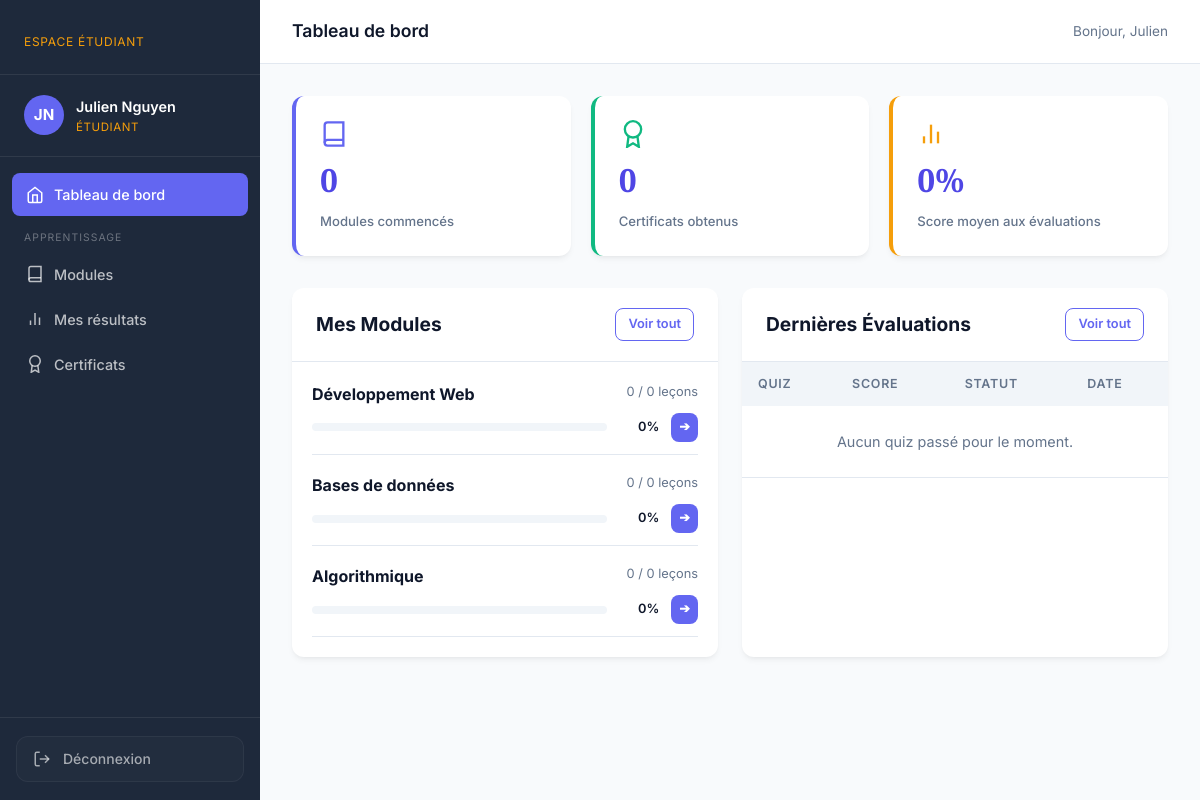
The app's page /student/dashboard.php (signed in) with its own data.
### tables this page shows
CREATE TABLE modules (
    id          INT AUTO_INCREMENT PRIMARY KEY,
    titre       VARCHAR(255)  NOT NULL,
    description TEXT,
    created_by  INT           NOT NULL,
    created_at  DATETIME      DEFAULT CURRENT_TIMESTAMP,
    updated_at  DATETIME      DEFAULT CURRENT_TIMESTAMP ON UPDATE CURRENT_TIMESTAMP,
    FOREIGN KEY (created_by) REFERENCES users(id) ON DELETE CASCADE
);

### includes/auth.php (called while the page is built, shortened)
<?php
function currentUser(): array {
    return [
        'id'     => $_SESSION['user_id']  ?? null,
        'nom'    => $_SESSION['nom']      ?? '',
        'prenom' => $_SESSION['prenom']   ?? '',
        'email'  => $_SESSION['email']    ?? '',
        'role'   => $_SESSION['role']     ?? '',
    ];
}

### student/dashboard.php (the view, shortened to what this page needs)
<?php
require_once '../includes/auth.php';
$db = getDB();
$user = currentUser();
$student_id = $user['id'];
$stats = [
    'started_modules' => $db->query("SELECT COUNT(*) FROM progress WHERE student_id = {$student_id} AND pourcentage > 0")->fetchColumn(),
    'certificates'    => $db->query("SELECT COUNT(*) FROM certificates WHERE student_id = {$student_id}")->fetchColumn(),
    'avg_score'       => round((float)$db->query("SELECT AVG(pourcentage) FROM results WHERE student_id = {$student_id}")->fetchColumn(), 1)
];
$stmt_modules = $db->prepare("
    SELECT m.*,
           COALESCE(p.pourcentage, 0.00) AS pourcentage,
           COALESCE(p.lessons_done, 0) AS lessons_done,
           (SELECT COUNT(l.id) FROM lessons l JOIN courses c ON c.id = l.course_id WHERE c.module_id = m.id) AS total_lessons
    FROM modules m
    LEFT JOIN progress p ON p.module_id = m.id AND p.student_id = ?
    ORDER BY m.created_at DESC
    LIMIT 6
");
$stmt_modules->execute([$student_id]);
$modules = $stmt_modules->fetchAll();
$stmt_results = $db->prepare("
    SELECT r.*, q.titre AS quiz_titre, l.titre AS lesson_titre
    FROM results r
    JOIN quizzes q ON q.id = r.quiz_id
    JOIN lessons l ON l.id = r.lesson_id
    WHERE r.student_id = ?
    ORDER BY r.taken_at DESC
    LIMIT 5
");
$stmt_results->execute([$student_id]);
$recentResults = $stmt_results->fetchAll();
?>
<!DOCTYPE html>
<html lang="fr">
<head>
  <link rel="stylesheet" href="../assets/css/style.css">
</head>
<body>
<div class="shell">
  <?php include '../includes/sidebar_student.php'; ?>
  <div class="main-content">
    <header class="topbar">
      <span class="topbar-title">Tableau de bord</span>
      <div class="topbar-right">
        <span class="topbar-greeting">Bonjour, <?= htmlspecialchars($user['prenom']) ?></span>
      </div>
    </header>
    <main class="page-body">
      <div class="stats-grid">
        <div class="stat-card">
          <div class="stat-icon">
            <svg viewBox="0 0 24 24"><path d="M4 19.5A2.5 2.5 0 0 1 6.5 17H20"></path><path d="M6.5 2H20v20H6.5A2.5 2.5 0 0 1 4 19.5v-15A2.5 2.5 0 0 1 6.5 2z"></path></svg>
          </div>
          <div class="stat-value"><?= $stats['started_modules'] ?></div>
          <div class="stat-label">Modules commencés</div>
        </div>
        <div class="stat-card accent-green">
          <div class="stat-icon">
            <svg viewBox="0 0 24 24"><circle cx="12" cy="8" r="7"></circle><polyline points="8.21 13.89 7 23 12 20 17 23 15.79 13.88"></polyline></svg>
          </div>
          <div class="stat-value"><?= $stats['certificates'] ?></div>
          <div class="stat-label">Certificats obtenus</div>
        </div>
        <div class="stat-card accent-amber">
          <div class="stat-icon">
            <svg viewBox="0 0 24 24"><line x1="18" y1="20" x2="18" y2="10"></line><line x1="12" y1="20" x2="12" y2="4"></line><line x1="6" y1="20" x2="6" y2="14"></line></svg>
          </div>
          <div class="stat-value"><?= $stats['avg_score'] ?>%</div>
          <div class="stat-label">Score moyen aux évaluations</div>
        </div>
      </div>
      <div style="display:grid;grid-template-columns:1fr 1fr;gap:24px;flex-wrap:wrap;" class="dashboard-sections">
        <div class="card">
          <div class="card-header">
            <h3>Mes Modules</h3>
            <a href="modules.php" class="btn btn-ghost btn-sm">Voir tout</a>
          </div>
          <div class="card-body">
            <?php if (empty($modules)): ?>
              <p class="text-muted">Aucun module disponible pour le moment.</p>
            <?php else: ?>
              <div style="display:flex;flex-direction:column;gap:18px;">
                <?php foreach ($modules as $m): ?>
                  <div style="border-bottom: 1px solid var(--border); padding-bottom: 12px; last-child: border-bottom-none;">
                    <div style="display:flex; justify-content:space-between; margin-bottom: 6px;">
                      <strong><?= htmlspecialchars($m['titre']) ?></strong>
                      <span class="text-muted" style="font-size:.8rem;"><?= $m['lessons_done'] ?> / <?= $m['total_lessons'] ?> leçons</span>
                    </div>
                    <div style="display:flex; align-items:center; gap:12px;">
                      <div class="progress-bar-wrap" style="flex:1;">
                      </div>
                      <span style="font-size:.8rem; font-weight:600; width: 40px; text-align:right;"><?= round($m['pourcentage']) ?>%</span>
                      <a href="courses.php?module_id=<?= $m['id'] ?>" class="btn btn-primary btn-sm btn-icon" style="padding:4px 8px;">➔</a>
                    </div>
                  </div>
                <?php endforeach; ?>
              </div>
            <?php endif; ?>
          </div>
        </div>
        <div class="card">
          <div class="card-header">
            <h3>Dernières Évaluations</h3>
            <a href="my_results.php" class="btn btn-ghost btn-sm">Voir tout</a>
          </div>
          <div class="table-wrap">
            <table>
              <thead>
                <tr>
                  <th>Quiz</th>
                  <th>Score</th>
                  <th>Statut</th>
                  <th>Date</th>
                </tr>
              </thead>
              <tbody>
                <?php if (empty($recentResults)): ?>
                  <tr>
                    <td colspan="4" class="text-center text-muted" style="padding:24px;">Aucun quiz passé pour le moment.</td>
                  </tr>
                <?php endif; ?>
              </tbody>
            </table>
          </div>
        </div>
      </div>
    </main>
  </div>
</div>
</body>
</html>

### assets/css/style.css (style rules this page uses)
:root { --primary: #4F46E5; --primary-light: #6366F1; --primary-dark: #0F172A; --sidebar-bg: #1E293B; --accent: #F59E0B; --accent-dark: #D97706; --success: #10B981; --danger: #EF4444; --warn: #F59E0B; --bg: #F8FAFC; --surface: #FFFFFF; --surface2: #F1F5F9; --border: #E2E8F0; --text: #0F172A; --text-muted: #64748B; --sidebar-w: 260px; --radius: 12px; --shadow: 0 4px 6px -1px rgba(0, 0, 0, 0.05), 0 2px 4px -2px rgba(0, 0, 0, 0.05); --shadow-lg: 0 10px 15px -3px rgba(0, 0, 0, 0.07), 0 4px 6px -4px rgba(0, 0, 0, 0.07); --transition: 0.2s cubic-bezier(0.4, 0, 0.2, 1); }
*, *::before, *::after { box-sizing: border-box; margin: 0; padding: 0; }
html { font-size: 16px; scroll-behavior: smooth; }
body { font-family: 'Inter', system-ui, sans-serif; background: var(--bg); color: var(--text); line-height: 1.6; min-height: 100vh; }
a { color: inherit; text-decoration: none; }
h1, h2, h3 { font-family: 'Inter', serif; line-height: 1.25; }
h3 { font-size: 1.2rem; }
.shell { display: flex; min-height: 100vh; }
.main-content { margin-left: var(--sidebar-w); flex: 1; display: flex; flex-direction: column; min-height: 100vh; }
.topbar { background: var(--surface); border-bottom: 1px solid var(--border); padding: 0 32px; height: 64px; display: flex; align-items: center; justify-content: space-between; position: sticky; top: 0; z-index: 50; }
.topbar-title { font-size: 1.1rem; font-weight: 600; }
.topbar-right { display: flex; align-items: center; gap: 16px; }
.topbar-greeting { font-size: .85rem; color: var(--text-muted); }
.page-body { padding: 32px; flex: 1; }
.stats-grid { display: grid; grid-template-columns: repeat(auto-fit, minmax(200px, 1fr)); gap: 20px; margin-bottom: 32px; }
.stat-card { background: var(--surface); border-radius: var(--radius); padding: 24px; box-shadow: var(--shadow); border-left: 4px solid var(--primary-light); display: flex; flex-direction: column; gap: 6px; }
.stat-card.accent-green { border-color: var(--success); }
.stat-card.accent-amber { border-color: var(--accent); }
.stat-card .stat-icon svg { width: 28px; height: 28px; stroke: var(--primary-light); fill: none; stroke-width: 2; display: block; }
.stat-card.accent-green .stat-icon svg { stroke: var(--success); }
.stat-card.accent-amber .stat-icon svg { stroke: var(--accent); }
.stat-card .stat-value { font-size: 2rem; font-weight: 700; color: var(--primary); font-family: 'Playfair Display', serif; }
.stat-card .stat-label { font-size: .82rem; color: var(--text-muted); font-weight: 500; }
.card { background: var(--surface); border-radius: var(--radius); box-shadow: var(--shadow); overflow: hidden; }
.card-header { padding: 20px 24px; border-bottom: 1px solid var(--border); display: flex; align-items: center; justify-content: space-between; flex-wrap: wrap; gap: 12px; }
.card-header h2, .card-header h3 { margin: 0; }
.card-body { padding: 20px; }
.table-wrap { overflow-x: auto; }
table { width: 100%; border-collapse: collapse; }
thead th { background: var(--surface2); padding: 12px 16px; text-align: left; font-size: .78rem; text-transform: uppercase; letter-spacing: .06em; color: var(--text-muted); font-weight: 600; }
tbody tr { border-bottom: 1px solid var(--border); transition: background var(--transition); }
tbody td { padding: 14px 16px; font-size: .9rem; }
.btn { display: inline-flex; align-items: center; gap: 6px; padding: 9px 20px; border-radius: 8px; font-size: .875rem; font-weight: 600; border: none; transition: var(--transition); white-space: nowrap; }
.btn-primary { background: var(--primary-light); color: #fff; }
.btn-ghost { background: transparent; color: var(--primary-light); border: 1.5px solid var(--primary-light); }
.btn-sm { padding: 5px 12px; font-size: .8rem; }
.btn-icon { padding: 6px 8px; }
.progress-bar-wrap { background: var(--surface2); border-radius: 99px; height: 8px; overflow: hidden; }
.text-muted { color: var(--text-muted); }
.text-center { text-align: center; }

### records on screen
modules: titre "Développement Web", lessons_done "0", total_lessons "0", pourcentage "0"
modules: titre "Bases de données", lessons_done "0", total_lessons "0", pourcentage "0"
modules: titre "Algorithmique", lessons_done "0", total_lessons "0", pourcentage "0"

### other values on screen
$initial "JN"
$user['prenom'] . ' ' . $user['nom'] "Julien Nguyen"
$user['prenom'] "Julien"
$stats['started_modules'] "0"
$stats['certificates'] "0"
$stats['avg_score'] "0"
